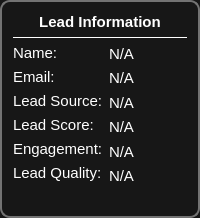
                 <widget class="QFrame" name="frame_3">
                  <property name="styleSheet">
                   <string notr="true">border: 2px solid #737373;
background-color: #171717;
border-radius: 10px;</string>
                  </property>
                  <property name="frameShape">
                   <enum>QFrame::Shape::StyledPanel</enum>
                  </property>
                  <property name="frameShadow">
                   <enum>QFrame::Shadow::Raised</enum>
                  </property>
                  <layout class="QVBoxLayout" name="verticalLayout_9">
                   <item>
                    <layout class="QHBoxLayout" name="horizontalLayout_10">
                     <item>
                      <widget class="QLabel" name="leadinfohead_lbl">
                       <property name="sizePolicy">
                        <sizepolicy hsizetype="Expanding" vsizetype="Fixed">
                         <horstretch>0</horstretch>
                         <verstretch>0</verstretch>
                        </sizepolicy>
                       </property>
                       <property name="font">
                        <font>
                         <pointsize>11</pointsize>
                         <bold>true</bold>
                        </font>
                       </property>
                       <property name="styleSheet">
                        <string notr="true">background: transparent;
color: #fff;
border: none</string>
                       </property>
                       <property name="text">
                        <string>Lead Information</string>
                       </property>
                       <property name="alignment">
                        <set>Qt::AlignmentFlag::AlignCenter</set>
                       </property>
                      </widget>
                     </item>
                    </layout>
                   </item>
                   <item>
                    <widget class="Line" name="line_2">
                     <property name="styleSheet">
                      <string notr="true">
    background-color: white;
    max-height: 1px;
    min-height: 1px;
    border: none;
</string>
                     </property>
                     <property name="frameShadow">
                      <enum>QFrame::Shadow::Sunken</enum>
                     </property>
                     <property name="orientation">
                      <enum>Qt::Orientation::Horizontal</enum>
                     </property>
                    </widget>
                   </item>
                   <item>
                    <layout class="QHBoxLayout" name="horizontalLayout_4">
                     <item>
                      <layout class="QVBoxLayout" name="verticalLayout_14">
                       <item>
                        <widget class="QLabel" name="accname_lbl">
                         <property name="font">
                          <font>
                           <pointsize>11</pointsize>
                          </font>
                         </property>
                         <property name="styleSheet">
                          <string notr="true">background: transparent;
color: #fff;
border: none</string>
                         </property>
                         <property name="text">
                          <string>Name:</string>
                         </property>
                        </widget>
                       </item>
                       <item>
                        <widget class="QLabel" name="emailadd_lbl">
                         <property name="font">
                          <font>
                           <pointsize>11</pointsize>
                          </font>
                         </property>
                         <property name="styleSheet">
                          <string notr="true">background: transparent;
color: #fff;
border: none</string>
                         </property>
                         <property name="text">
                          <string>Email:</string>
                         </property>
                        </widget>
                       </item>
                       <item>
                        <widget class="QLabel" name="leadsource_lbl">
                         <property name="font">
                          <font>
                           <pointsize>11</pointsize>
                          </font>
                         </property>
                         <property name="styleSheet">
                          <string notr="true">background: transparent;
color: #fff;
border: none</string>
                         </property>
                         <property name="text">
                          <string>Lead Source:</string>
                         </property>
                        </widget>
                       </item>
                       <item>
                        <widget class="QLabel" name="leadscore_lbl">
                         <property name="font">
                          <font>
                           <pointsize>11</pointsize>
                          </font>
                         </property>
                         <property name="styleSheet">
                          <string notr="true">background: transparent;
color: #fff;
border: none</string>
                         </property>
                         <property name="text">
                          <string>Lead Score:</string>
                         </property>
                        </widget>
                       </item>
                       <item>
                        <widget class="QLabel" name="engagement_lbl">
                         <property name="font">
                          <font>
                           <pointsize>11</pointsize>
                          </font>
                         </property>
                         <property name="styleSheet">
                          <string notr="true">background: transparent;
color: #fff;
border: none</string>
                         </property>
                         <property name="text">
                          <string>Engagement:</string>
                         </property>
                        </widget>
                       </item>
                       <item>
                        <widget class="QLabel" name="leadquality_lbl">
                         <property name="font">
                          <font>
                           <pointsize>11</pointsize>
                          </font>
                         </property>
                         <property name="styleSheet">
                          <string notr="true">background: transparent;
color: #fff;
border: none</string>
                         </property>
                         <property name="text">
                          <string>Lead Quality:</string>
                         </property>
                        </widget>
                       </item>
                       <item>
                        <widget class="QLabel" name="leadquality_lbl_2">
                         <property name="font">
                          <font>
                           <pointsize>11</pointsize>
                          </font>
                         </property>
                         <property name="styleSheet">
                          <string notr="true">background: transparent;
color: #fff;
border: none</string>
                         </property>
                         <property name="text">
                          <string/>
                         </property>
                        </widget>
                       </item>
                      </layout>
                     </item>
                     <item>
                      <layout class="QVBoxLayout" name="verticalLayout_15">
                       <item>
                        <widget class="QLabel" name="name_lbl">
                         <property name="font">
                          <font>
                           <pointsize>11</pointsize>
                          </font>
                         </property>
                         <property name="styleSheet">
                          <string notr="true">background: transparent;
color: #fff;
border: none</string>
                         </property>
                         <property name="text">
                          <string>N/A</string>
                         </property>
                        </widget>
                       </item>
                       <item>
                        <widget class="QLabel" name="email_lbl">
                         <property name="font">
                          <font>
                           <pointsize>11</pointsize>
                          </font>
                         </property>
                         <property name="styleSheet">
                          <string notr="true">background: transparent;
color: #fff;
border: none</string>
                         </property>
                         <property name="text">
                          <string>N/A</string>
                         </property>
                        </widget>
                       </item>
                       <item>
                        <widget class="QLabel" name="lead_source_value_lbl">
                         <property name="font">
                          <font>
                           <pointsize>11</pointsize>
                          </font>
                         </property>
                         <property name="styleSheet">
                          <string notr="true">background: transparent;
color: #fff;
border: none</string>
                         </property>
                         <property name="text">
                          <string>N/A</string>
                         </property>
                        </widget>
                       </item>
                       <item>
                        <widget class="QLabel" name="score_value_lbl">
                         <property name="font">
                          <font>
                           <pointsize>11</pointsize>
                          </font>
                         </property>
                         <property name="styleSheet">
                          <string notr="true">background: transparent;
color: #fff;
border: none</string>
                         </property>
                         <property name="text">
                          <string>N/A</string>
                         </property>
                        </widget>
                       </item>
                       <item>
                        <widget class="QLabel" name="engagement_value_lbl">
                         <property name="font">
                          <font>
                           <pointsize>11</pointsize>
                          </font>
                         </property>
                         <property name="styleSheet">
                          <string notr="true">background: transparent;
color: #fff;
border: none</string>
                         </property>
                         <property name="text">
                          <string>N/A</string>
                         </property>
                        </widget>
                       </item>
                       <item>
                        <widget class="QLabel" name="quality_value_lbl">
                         <property name="font">
                          <font>
                           <pointsize>11</pointsize>
                          </font>
                         </property>
                         <property name="styleSheet">
                          <string notr="true">background: transparent;
color: #fff;
border: none</string>
                         </property>
                         <property name="text">
                          <string>N/A</string>
                         </property>
                        </widget>
                       </item>
                       <item>
                        <spacer name="horizontalSpacer_7">
                         <property name="orientation">
                          <enum>Qt::Orientation::Horizontal</enum>
                         </property>
                         <property name="sizeHint" stdset="0">
                          <size>
                           <width>40</width>
                           <height>20</height>
                          </size>
                         </property>
                        </spacer>
                       </item>
                      </layout>
                     </item>
                    </layout>
                   </item>
                  </layout>
                 </widget>
